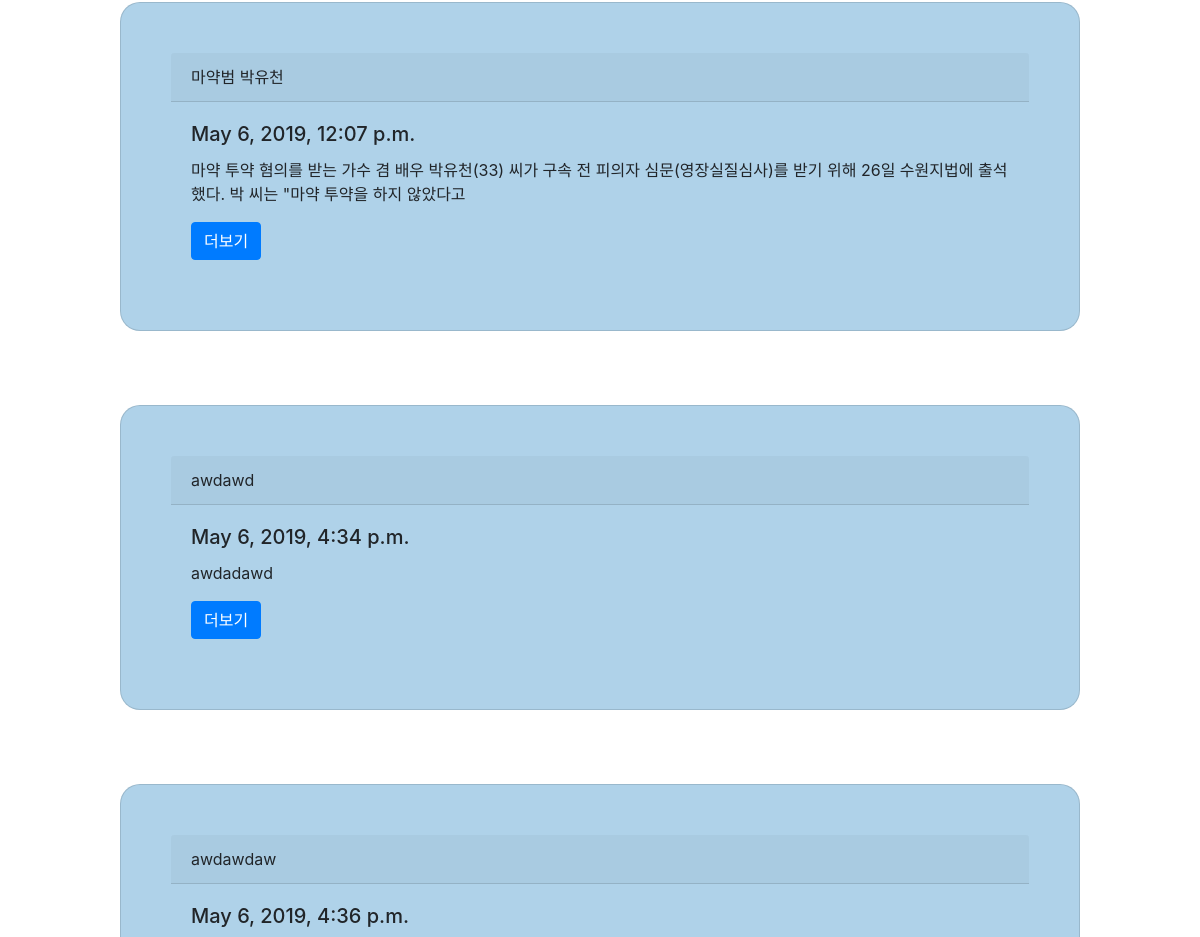
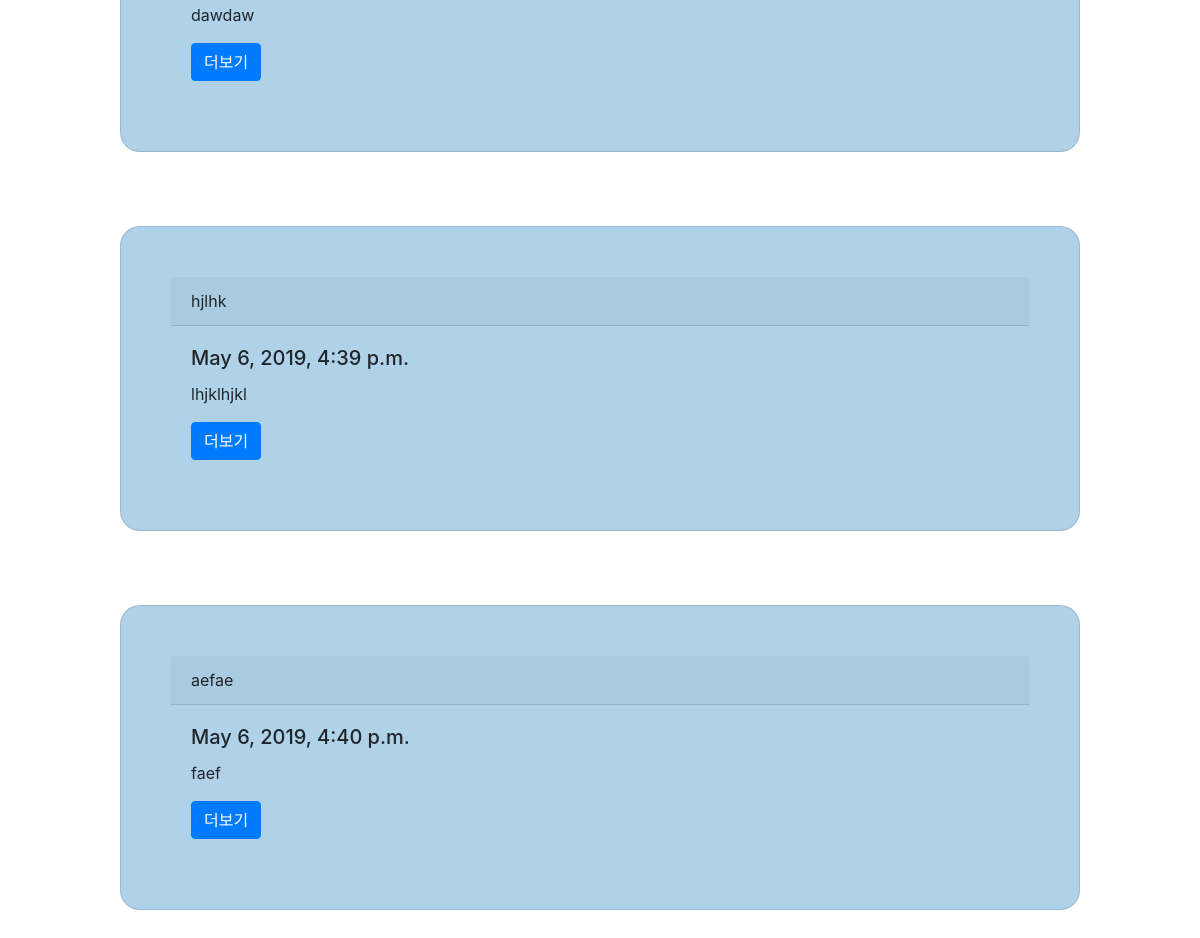
Before: / (lower part) with the older database file (2 pictures, top to bottom).
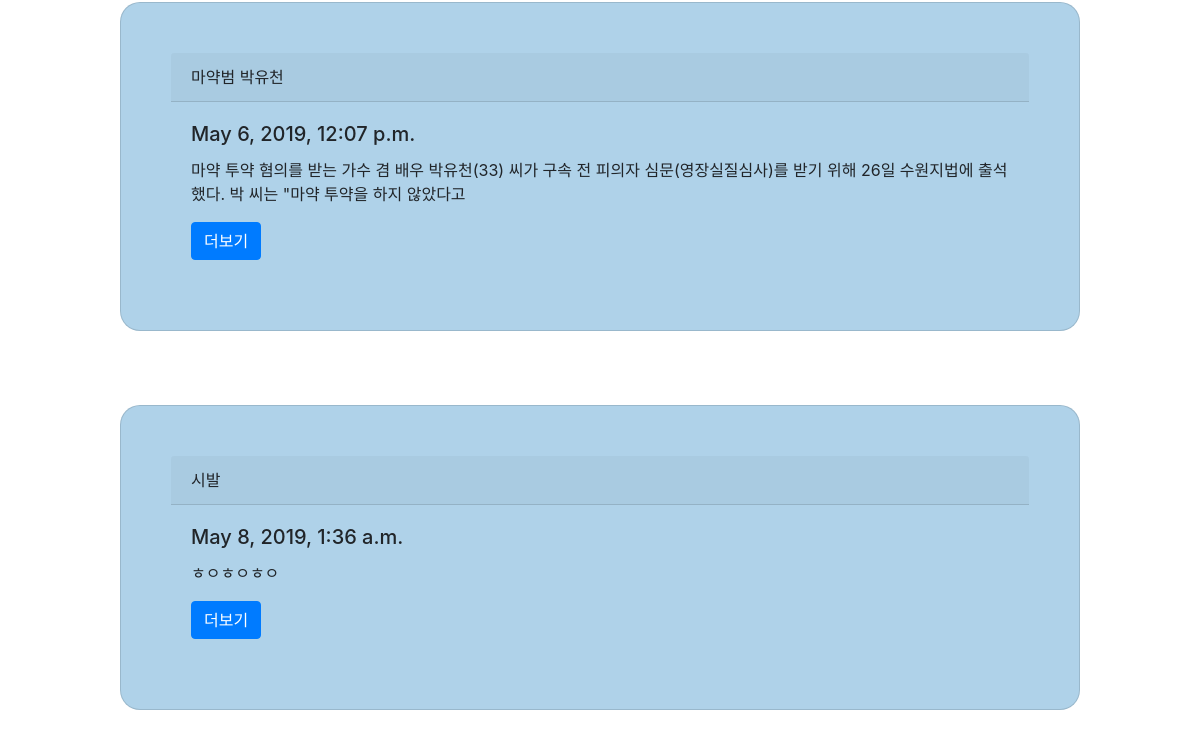
After: the same page with the newer database file.
### blog/models.py (models this page shows, shortened)
class Blog(models.Model):
    title = models.CharField(max_length = 200)
    pub_date = models.DateTimeField('date published')
    body =  models.TextField()
    def summary(self):
        return self.body[:100]

### blog/views.py (the view)
# urls.py: 2. Add a URL to urlpatterns:  path('', views.home, name='home')
def home(request):
    blogs = Blog.objects
    return render(request,'blog/home.html', {'blogs': blogs})

### blog/templates/blog/home.html (shortened to what this page needs)
<!DOCTYPE html>
<html lang="en">
<head>
    <link rel="stylesheet" href="https://maxcdn.bootstrapcdn.com/bootstrap/4.0.0/css/bootstrap.min.css">
</head>
<body>
      {% for blog in blogs.all %}
      <br>
      <div class="card">
            <div class="card-header">
              {{blog.title}}
            </div>
            <div class="card-body">
              <h5 class="card-title">{{blog.pub_date}}</h5>
              <p class="card-text">{{blog.summary}}</p>
              <a href="{% url 'detail' blog.id %}" class="btn btn-primary">더보기</a>
            </div>
          </div>
        {% endfor %}
</body>
</html>

### blog/templates/blog/home.html (style rules this page uses)
.card { background-color : rgb(175, 210, 233); border-radius : 20px; margin-bottom: 50px; padding: 50px; width : 80%; margin-left:auto; margin-right:auto; }

Changed rows visible on the page:
removed Blog: title "awdawd", pub_date "May 6, 2019, 4:34 p.m.", summary "awdadawd"
removed Blog: title "awdawdaw", pub_date "May 6, 2019, 4:36 p.m.", summary "dawdaw"
removed Blog: title "hjlhk", pub_date "May 6, 2019, 4:39 p.m.", summary "lhjklhjkl"
removed Blog: title "aefae", pub_date "May 6, 2019, 4:40 p.m.", summary "faef"
added Blog: title "시발", pub_date "May 8, 2019, 1:36 a.m.", summary "ㅎㅇㅎㅇㅎㅇ"
